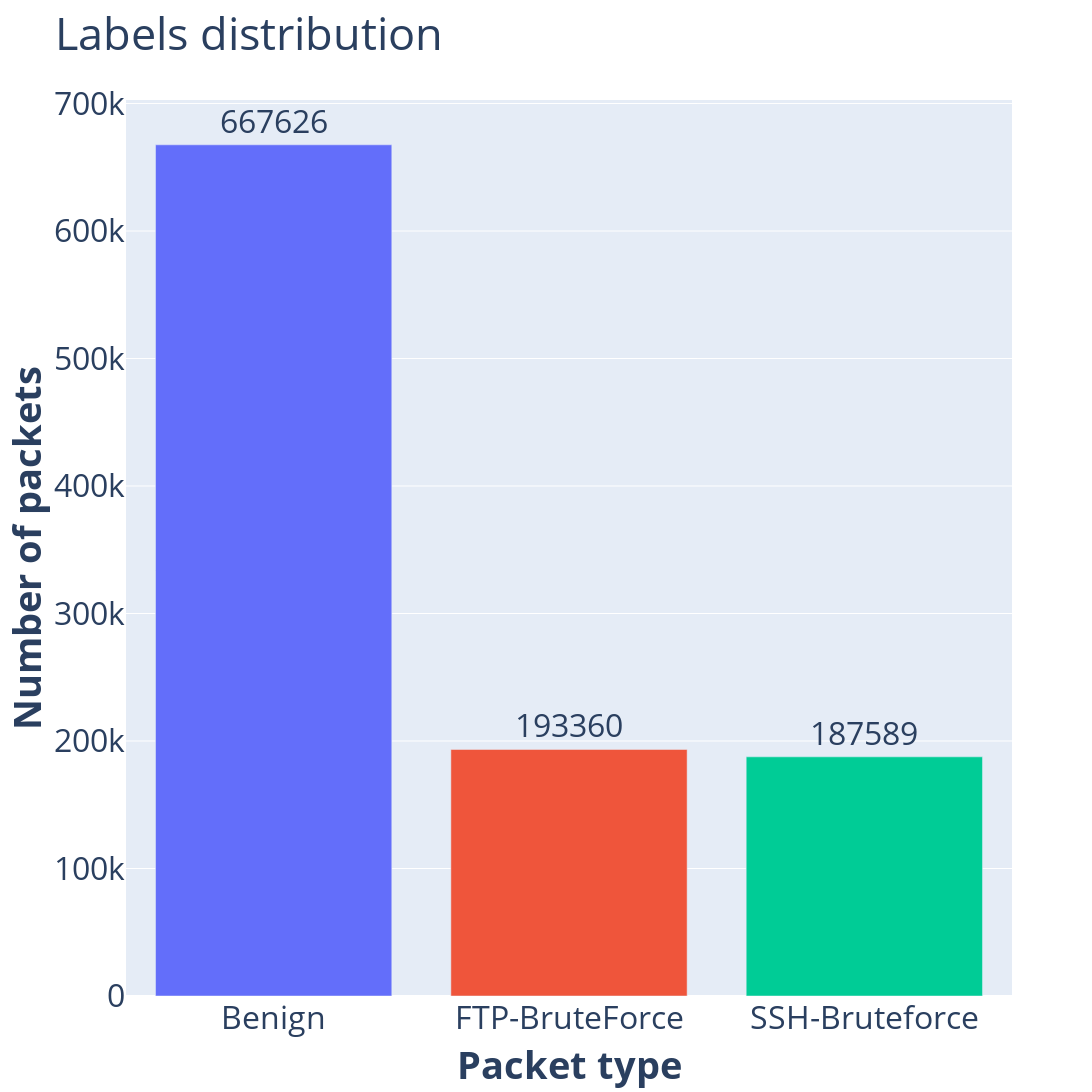

Notebook code cell kept with this figure:
### Code cell
showAttackDistribution(rawsData['Label'])

### Figure 1 — Plotly figure (JSON) as saved in the notebook; plotly's stock layout.template omitted (floating-point values rounded to 4 significant figures)
{"data": [{"name": "Benign", "orientation": "v", "text": "667626", "textposition": "outside", "type": "bar", "x": ["Benign"], "y": [667626]}, {"name": "FTP-BruteForce", "orientation": "v", "text": "193360", "textposition": "outside", "type": "bar", "x": ["FTP-BruteForce"], "y": [193360]}, {"name": "SSH-Bruteforce", "orientation": "v", "text": "187589", "textposition": "outside", "type": "bar", "x": ["SSH-Bruteforce"], "y": [187589]}], "layout": {"font": {"size": 32}, "height": 1200, "showlegend": false, "title": {"text": "Labels distribution"}, "width": 1600, "xaxis": {"title": {"text": "<b>Packet type<b>"}}, "yaxis": {"title": {"text": "<b>Number of packets<b>"}}}}
